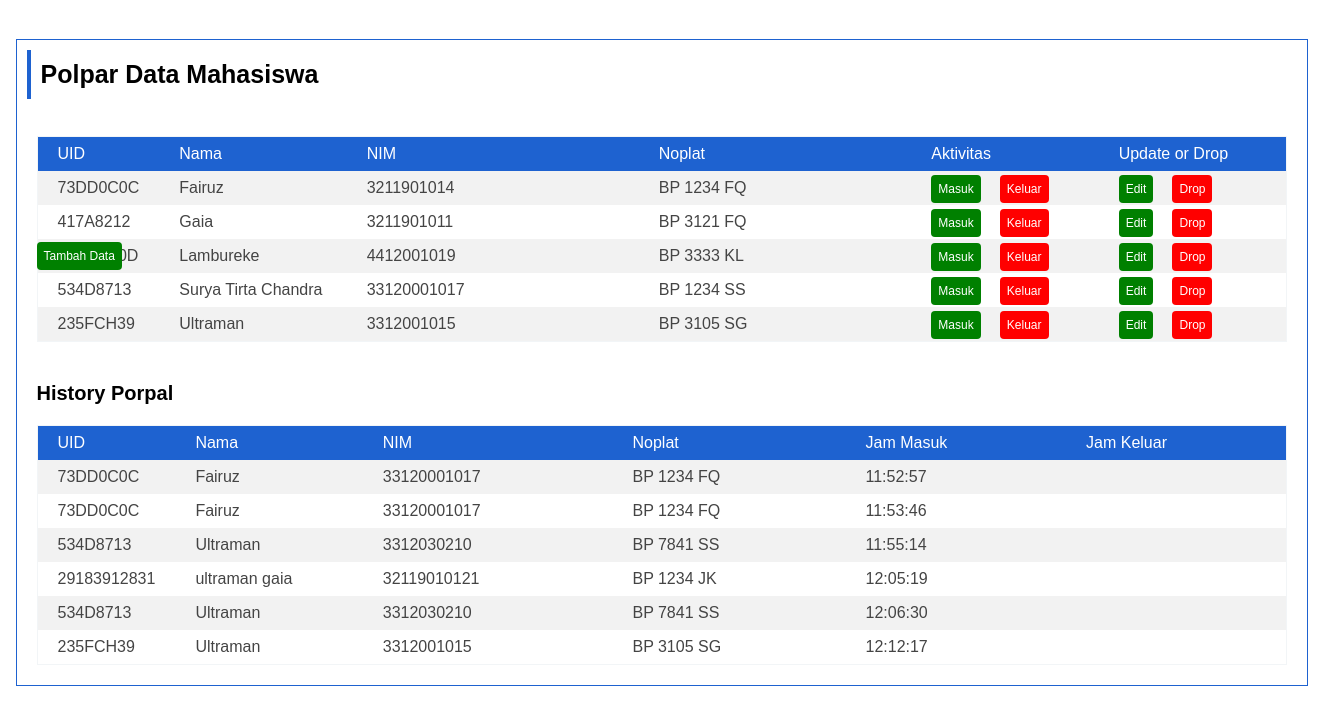
Page /Form.php on the committed database.
### tables this page shows
CREATE TABLE `tb_data` (
  `id` varchar(15) NOT NULL,
  `nama` varchar(30) NOT NULL,
  `nim` varchar(30) NOT NULL,
  `noplat` varchar(20) NOT NULL
);

CREATE TABLE `tb_parkir` (
  `id` varchar(30) NOT NULL,
  `nama` varchar(30) NOT NULL,
  `nim` varchar(30) NOT NULL,
  `noplat` varchar(30) NOT NULL,
  `jam_masuk` time NOT NULL
);

### Form.php (the view, shortened to what this page needs)
<?php
include "connection.php";
?>
<html>
<head>
</head>
<body>
	<div class="wraper" id="title-id">
		<div class="title">
			Polpar Data Mahasiswa
		</div>
		<div class="sidebar-left">
		<div class="sidebar-left">
			<div style="padding:10px;">
				<table class="table1">
					<tr>
                        <th width="5">UID</th>
						<th width="15%">Nama</th>
						<th width="%">NIM</th>
						<th width="%">Noplat</th>
						<th width="15%">Aktivitas</th>
						<th width="15%">Update or Drop </th>
					</tr>
					<?php
						$sql= "SELECT id, nama, nim,noplat FROM tb_data ORDER BY nama ASC";
						$hasil = $dbconnect->query($sql);
						if($hasil === false) {
						   trigger_error('Perintah SQL salah: ' . $sql . ' Error: ' . $dbconnect->error, E_USER_ERROR);
						} else
							while($data = $hasil->fetch_array()){
					?>
							<tr>
								<td><?php echo $data['id']; ?></td>
								<td><?php echo $data['nama']; ?></td>
								<td><?php echo $data['nim']; ?></td>
								<td><?php echo $data['noplat']; ?></td>
								<td>
									<a href="masuk.php?id=<?php echo $data['id']; ?>" class="aksi green">Masuk</a>
									<a href="keluar.php?id=<?php echo $data['id']; ?>" class="aksi red">Keluar</a>
								</td>
								<td>
								<a href="edit.php?id=<?php echo $data['id']; ?>" class="aksi green">Edit</a>
								<a href="hapus.php?act=hapus&id=<?=$data['id']?>" class="aksi red" >Drop</a>
							</td>
							</tr>
					<?php }?>
				</table>
				<a href="Form_data.php" class="data masuk" >Tambah Data</a>
			</div>
		</div>
		<div class="sidebar-left">
			<div style="padding:10px;">
				<b><p style="font-size:20;">History Porpal</p></b>
				<table class="table1">
					<tr>
                        <th width="5">UID</th>
						<th width="15%">Nama</th>
						<th width="%">NIM</th>
						<th width="%">Noplat</th>
						<th width="%">Jam Masuk</th>
						<th width="%">Jam Keluar</th>
					</tr>
					<?php
						$sql= "SELECT id, nama, nim,noplat,jam_masuk FROM tb_parkir";
						$hasil = $dbconnect->query($sql);
						if($hasil === false) {
						   trigger_error('Perintah SQL salah: ' . $sql . ' Error: ' . $dbconnect->error, E_USER_ERROR);
						} else
							while($data = $hasil->fetch_array()){
					?>
							<tr>
								<td><?php echo $data['id']; ?></td>
								<td><?php echo $data['nama']; ?></td>
								<td><?php echo $data['nim']; ?></td>
								<td><?php echo $data['noplat']; ?></td>
								<td><?php echo $data['jam_masuk']; ?></td>
								<td></td>
							</tr>
					<?php }?>
				</table>
			</div>
		</div>
	</div>
</body>
</html>

### Form.php (style rules this page uses)
.wraper { margin :0 auto; border : 1px solid #1e62d0; width : 1270px; height : auto; padding : 10px; font-family: arial; }
.title { border-left: 4px solid #1e62d0; width : 1270px; height : auto; padding : 10px; font-family: arial; font-weight: bold; font-size: 25px; margin-bottom: 15px; }
#title-id { margin-top: 3%; margin-bottom: 5px; }
.table1 { margin-top:12px; font-family: sans-serif; color: #444; border-collapse: collapse; width: 100%; border: 1px solid #f2f5f7; }
.table1 tr th { background: #1e62d0; color: #fff; font-weight: normal; }
.table1, th, td { padding: 8px 20px; text-align: left; }
.table1 tr:nth-child(even) { background-color: #f2f2f2; }
.aksi { padding:7px; border-radius:4px; color:#fff; font-size: 12px; text-decoration: none; }
.red { background-color: red; }
.green { background-color: green; margin-right:10%; bottom:10% }
.data { background-color: green; margin-right:10%; bottom:10% }
.masuk { position: absolute; margin-bottom:34%; padding:7px; border-radius:4px; color:#fff; font-size: 12px; text-decoration: none; }

### rows in the picture
tb_data: id "73DD0C0C", nama "Fairuz", nim "3211901014", noplat "BP 1234 FQ"
tb_data: id "417A8212", nama "Gaia", nim "3211901011", noplat "BP 3121 FQ"
tb_data: nama "Lambureke", nim "4412001019", noplat "BP 3333 KL"
tb_data: id "534D8713", nama "Surya Tirta Chandra", nim "33120001017", noplat "BP 1234 SS"
tb_data: id "235FCH39", nama "Ultraman", nim "3312001015", noplat "BP 3105 SG"
tb_parkir: id "73DD0C0C", nama "Fairuz", nim "33120001017", noplat "BP 1234 FQ", jam_masuk "11:52:57"
tb_parkir: id "73DD0C0C", nama "Fairuz", nim "33120001017", noplat "BP 1234 FQ", jam_masuk "11:53:46"
tb_parkir: id "534D8713", nama "Ultraman", nim "3312030210", noplat "BP 7841 SS", jam_masuk "11:55:14"
tb_parkir: id "29183912831", nama "ultraman gaia", nim "32119010121", noplat "BP 1234 JK", jam_masuk "12:05:19"
tb_parkir: id "534D8713", nama "Ultraman", nim "3312030210", noplat "BP 7841 SS", jam_masuk "12:06:30"
tb_parkir: id "235FCH39", nama "Ultraman", nim "3312001015", noplat "BP 3105 SG", jam_masuk "12:12:17"
